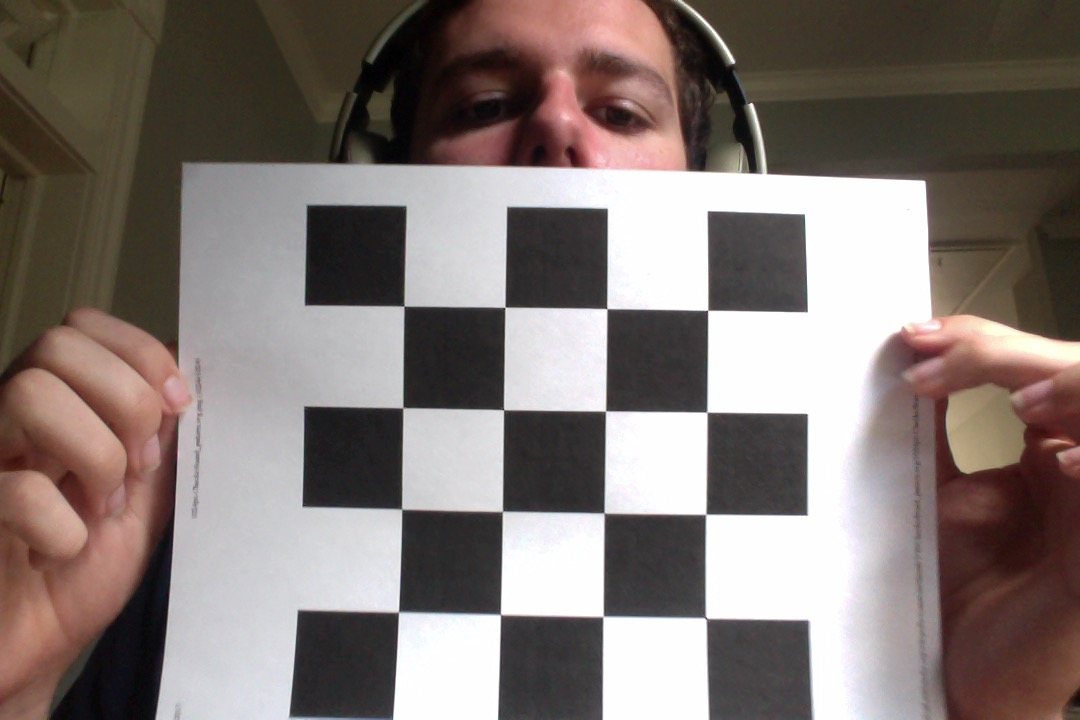
%> input picture Robot Code/Test_Approx_1ft.jpg, 1080 x 720 px
$ octave --eval "result = detectObjects(imread('Test_Approx_1ft.jpg'));"   (GNU Octave 9; MATLAB toolbox functions it lacks are replaced by stand-ins)
%> lines starting %> are read from the running program, lines starting %| are printed output that depends on the picture; in (x1, y1, x2, y2) boxes, pixels count from 0 and x2, y2 are one past the last pixel; in counts of white or black regions, pixels touching at a corner belong together; the program's own positions count from 1
function [ connected, imageGrey  ] = detectObjects( imageRGB )
%detectObjects() will find the objects in the image provided
%   To find the objects in the image the image is converted to grey scale
%   and then segmentation is used to remove the background *we assume the
%   object appear well on the background*.
%   to display the objects one shall create an empty image the size of the
%   original image and then write the following
%   >> objects = false(size(origImgGreyScale)); creates the empty image
%   >> objects(connected.PixelIdxList{2}) = true; fills object 2 into emtpy
%   image
%   >> imshow(objects); displays the object


% Convert to greyscale %FUCK the differences between English and American
% spellings of grey<-the correct way to spell it!
imageGrey = rgb2gray(imageRGB);
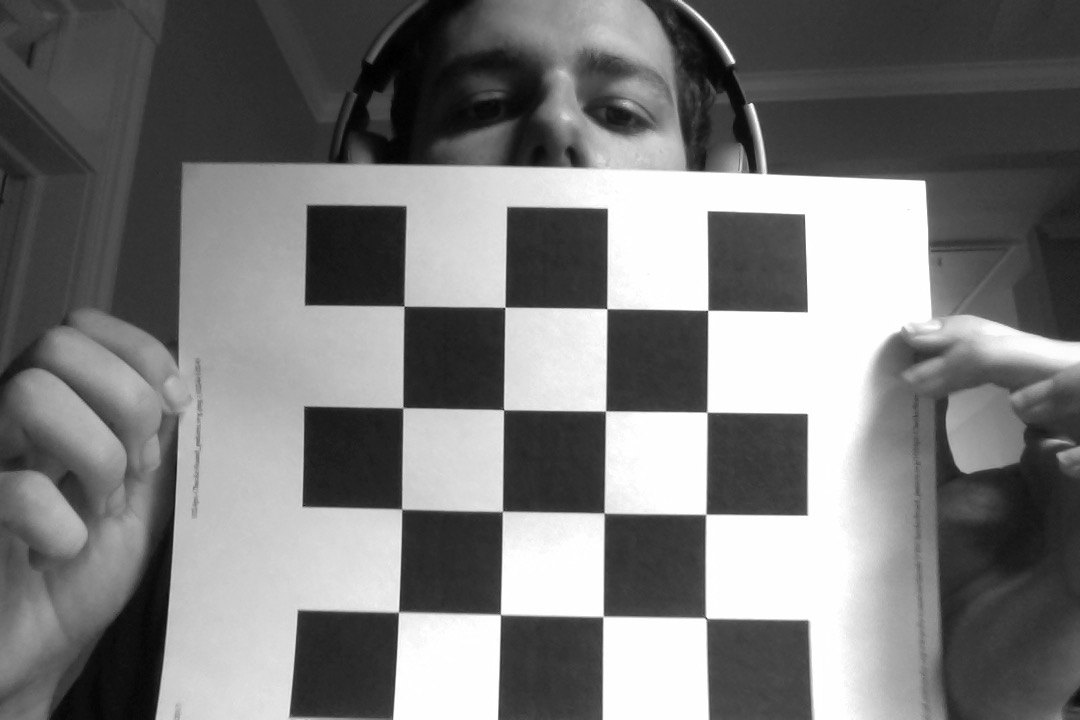
%> imageGrey: size 720x1080 uint8; min 0, max 255, mean 121.7

% Remove background *anything which is white*
imageBin = imageGrey < 230;
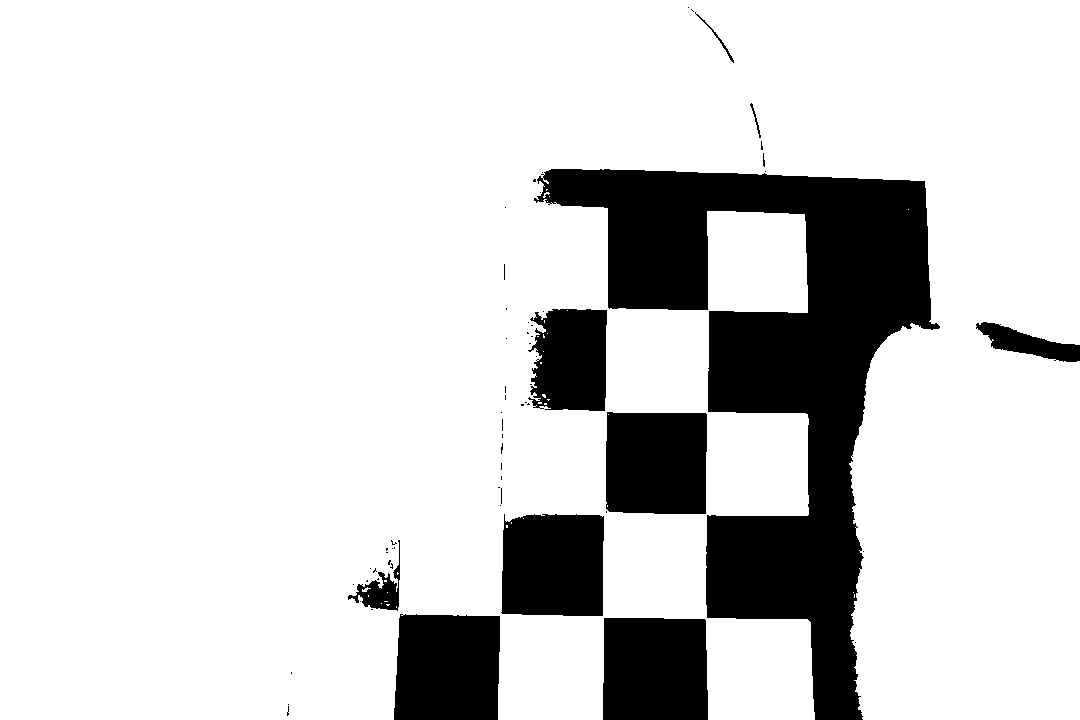
%> imageBin: size 720x1080 logical; 83.3% white; 64 black regions (53 under 20 px), largest, box (x1, y1, x2, y2) and area: (534, 169, 940, 720) 78283, (394, 614, 500, 720) 10689, (603, 618, 708, 720) 10498

% Get object in image
connected = bwconncomp(imageBin, 4);
%> connected = 47 connected components

end

$ run again, on Robot Code/Lego-serious-play.png
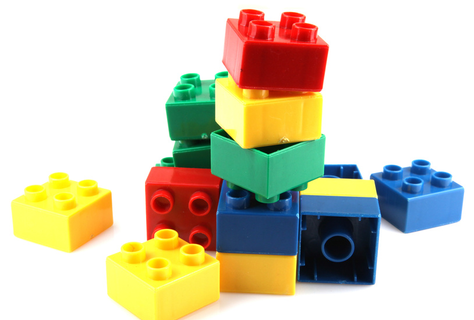
%> input picture Robot Code/Lego-serious-play.png, 474 x 320 px
%> in detectObjects, `imageGrey = rgb2gray(imageRGB);`:
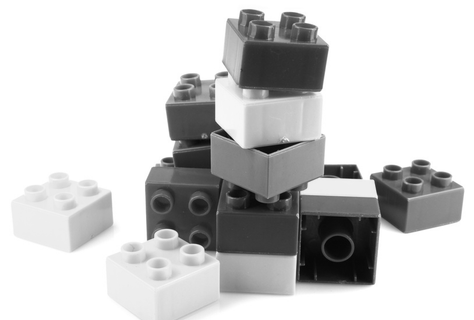
%> imageGrey: size 320x474 uint8; min 4, max 255, mean 203
%> in detectObjects, `imageBin = imageGrey < 230;`:
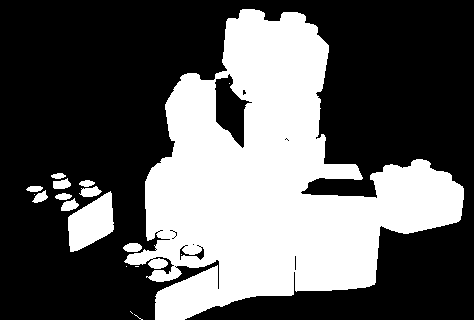
%> imageBin: size 320x474 logical; 36.3% white; 18 white regions (7 under 20 px), largest, box (x1, y1, x2, y2) and area: (124, 9, 464, 320) 52283, (68, 191, 114, 252) 1782, (79, 186, 102, 197) 164
%> connected = 31 connected components
